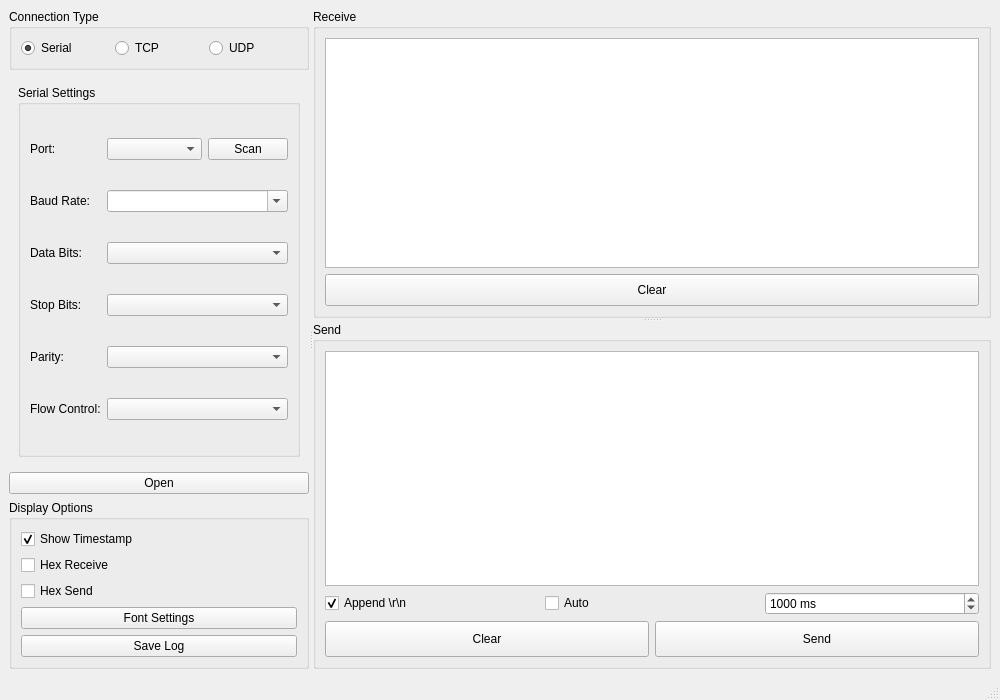
<?xml version="1.0" encoding="UTF-8"?>
<ui version="4.0">
 <class>MainWindow</class>
 <widget class="QMainWindow" name="MainWindow">
  <property name="geometry">
   <rect>
    <x>0</x>
    <y>0</y>
    <width>1000</width>
    <height>700</height>
   </rect>
  </property>
  <property name="windowTitle">
   <string>QCOM - Serial &amp; Network Assistant</string>
  </property>
  <widget class="QWidget" name="centralwidget">
   <layout class="QVBoxLayout" name="verticalLayout">
    <property name="spacing">
     <number>6</number>
    </property>
    <property name="leftMargin">
     <number>9</number>
    </property>
    <property name="topMargin">
     <number>9</number>
    </property>
    <property name="rightMargin">
     <number>9</number>
    </property>
    <property name="bottomMargin">
     <number>9</number>
    </property>
    <item>
     <widget class="QSplitter" name="splitter">
      <property name="orientation">
       <enum>Qt::Horizontal</enum>
      </property>
      <widget class="QWidget" name="leftWidget">
       <property name="sizePolicy">
        <sizepolicy hsizetype="Fixed" vsizetype="Preferred">
         <horstretch>0</horstretch>
         <verstretch>0</verstretch>
        </sizepolicy>
       </property>
       <property name="minimumSize">
        <size>
         <width>250</width>
         <height>0</height>
        </size>
       </property>
       <property name="maximumSize">
        <size>
         <width>300</width>
         <height>16777215</height>
        </size>
       </property>
       <layout class="QVBoxLayout" name="leftLayout">
        <property name="spacing">
         <number>6</number>
        </property>
        <property name="leftMargin">
         <number>0</number>
        </property>
        <property name="topMargin">
         <number>0</number>
        </property>
        <property name="rightMargin">
         <number>0</number>
        </property>
        <property name="bottomMargin">
         <number>0</number>
        </property>
        <item>
         <widget class="QGroupBox" name="gbConnectionType">
          <property name="title">
           <string>Connection Type</string>
          </property>
          <layout class="QHBoxLayout" name="horizontalLayout">
           <item>
            <widget class="QRadioButton" name="rbSerial">
             <property name="text">
              <string>Serial</string>
             </property>
             <property name="checked">
              <bool>true</bool>
             </property>
            </widget>
           </item>
           <item>
            <widget class="QRadioButton" name="rbTcp">
             <property name="text">
              <string>TCP</string>
             </property>
            </widget>
           </item>
           <item>
            <widget class="QRadioButton" name="rbUdp">
             <property name="text">
              <string>UDP</string>
             </property>
            </widget>
           </item>
          </layout>
         </widget>
        </item>
        <item>
         <widget class="QStackedWidget" name="stackedWidget">
          <property name="currentIndex">
           <number>0</number>
          </property>
          <widget class="QWidget" name="pageSerial">
           <layout class="QVBoxLayout" name="verticalLayout_2">
            <item>
             <widget class="QGroupBox" name="gbSerialSettings">
              <property name="title">
               <string>Serial Settings</string>
              </property>
              <layout class="QGridLayout" name="gridLayout">
               <item row="0" column="0">
                <widget class="QLabel" name="label">
                 <property name="text">
                  <string>Port:</string>
                 </property>
                </widget>
               </item>
               <item row="0" column="1">
                <widget class="QComboBox" name="cbSerialPort">
                 <property name="sizePolicy">
                  <sizepolicy hsizetype="Expanding" vsizetype="Fixed">
                   <horstretch>0</horstretch>
                   <verstretch>0</verstretch>
                  </sizepolicy>
                 </property>
                </widget>
               </item>
               <item row="0" column="2">
                <widget class="QPushButton" name="btnScanSerial">
                 <property name="text">
                  <string>Scan</string>
                 </property>
                </widget>
               </item>
               <item row="1" column="0">
                <widget class="QLabel" name="label_2">
                 <property name="text">
                  <string>Baud Rate:</string>
                 </property>
                </widget>
               </item>
               <item row="1" column="1" colspan="2">
                <widget class="QComboBox" name="cbBaudRate">
                 <property name="editable">
                  <bool>true</bool>
                 </property>
                </widget>
               </item>
               <item row="2" column="0">
                <widget class="QLabel" name="label_3">
                 <property name="text">
                  <string>Data Bits:</string>
                 </property>
                </widget>
               </item>
               <item row="2" column="1" colspan="2">
                <widget class="QComboBox" name="cbDataBits"/>
               </item>
               <item row="3" column="0">
                <widget class="QLabel" name="label_4">
                 <property name="text">
                  <string>Stop Bits:</string>
                 </property>
                </widget>
               </item>
               <item row="3" column="1" colspan="2">
                <widget class="QComboBox" name="cbStopBits"/>
               </item>
               <item row="4" column="0">
                <widget class="QLabel" name="label_5">
                 <property name="text">
                  <string>Parity:</string>
                 </property>
                </widget>
               </item>
               <item row="4" column="1" colspan="2">
                <widget class="QComboBox" name="cbParity"/>
               </item>
               <item row="5" column="0">
                <widget class="QLabel" name="label_6">
                 <property name="text">
                  <string>Flow Control:</string>
                 </property>
                </widget>
               </item>
               <item row="5" column="1" colspan="2">
                <widget class="QComboBox" name="cbFlowControl"/>
               </item>
              </layout>
             </widget>
            </item>
           </layout>
          </widget>
          <widget class="QWidget" name="pageTcp">
           <layout class="QVBoxLayout" name="verticalLayout_3">
            <item>
             <widget class="QGroupBox" name="gbTcpSettings">
              <property name="title">
               <string>TCP Settings</string>
              </property>
              <layout class="QGridLayout" name="gridLayout_2">
               <item row="0" column="0">
                <widget class="QLabel" name="label_tcpMode">
                 <property name="text">
                  <string>Mode:</string>
                 </property>
                </widget>
               </item>
               <item row="0" column="1" colspan="2">
                <widget class="QComboBox" name="cbTcpMode">
                 <item>
                  <property name="text">
                   <string>Client</string>
                  </property>
                 </item>
                 <item>
                  <property name="text">
                   <string>Server</string>
                  </property>
                 </item>
                </widget>
               </item>
               <item row="1" column="0">
                <widget class="QLabel" name="label_tcpIP">
                 <property name="text">
                  <string>Server IP:</string>
                 </property>
                </widget>
               </item>
               <item row="1" column="1" colspan="2">
                <widget class="QLineEdit" name="leTcpIP">
                 <property name="text">
                  <string>127.0.0.1</string>
                 </property>
                </widget>
               </item>
               <item row="2" column="0">
                <widget class="QLabel" name="label_tcpPort">
                 <property name="text">
                  <string>Port:</string>
                 </property>
                </widget>
               </item>
               <item row="2" column="1" colspan="2">
                <widget class="QLineEdit" name="leTcpPort">
                 <property name="text">
                  <string>8080</string>
                 </property>
                </widget>
               </item>
              </layout>
             </widget>
            </item>
           </layout>
          </widget>
          <widget class="QWidget" name="pageUdp">
           <layout class="QVBoxLayout" name="verticalLayout_5">
            <item>
             <widget class="QGroupBox" name="gbUdpSettings">
              <property name="title">
               <string>UDP Settings</string>
              </property>
              <layout class="QGridLayout" name="gridLayout_4">
               <item row="0" column="0">
                <widget class="QLabel" name="label_10">
                 <property name="text">
                  <string>Local IP:</string>
                 </property>
                </widget>
               </item>
               <item row="0" column="1">
                <widget class="QLineEdit" name="leUdpLocalIP">
                 <property name="text">
                  <string>0.0.0.0</string>
                 </property>
                </widget>
               </item>
               <item row="1" column="0">
                <widget class="QLabel" name="label_11">
                 <property name="text">
                  <string>Local Port:</string>
                 </property>
                </widget>
               </item>
               <item row="1" column="1">
                <widget class="QLineEdit" name="leUdpLocalPort">
                 <property name="text">
                  <string>8080</string>
                 </property>
                </widget>
               </item>
               <item row="2" column="0">
                <widget class="QLabel" name="label_12">
                 <property name="text">
                  <string>Remote IP:</string>
                 </property>
                </widget>
               </item>
               <item row="2" column="1">
                <widget class="QLineEdit" name="leUdpRemoteIP">
                 <property name="text">
                  <string>127.0.0.1</string>
                 </property>
                </widget>
               </item>
               <item row="3" column="0">
                <widget class="QLabel" name="label_13">
                 <property name="text">
                  <string>Remote Port:</string>
                 </property>
                </widget>
               </item>
               <item row="3" column="1">
                <widget class="QLineEdit" name="leUdpRemotePort">
                 <property name="text">
                  <string>8081</string>
                 </property>
                </widget>
               </item>
              </layout>
             </widget>
            </item>
           </layout>
          </widget>
         </widget>
        </item>
        <item>
         <widget class="QPushButton" name="btnConnect">
          <property name="text">
           <string>Open</string>
          </property>
          <property name="checkable">
           <bool>false</bool>
          </property>
         </widget>
        </item>
        <item>
         <widget class="QGroupBox" name="gbDisplayOptions">
          <property name="title">
           <string>Display Options</string>
          </property>
          <layout class="QVBoxLayout" name="verticalLayout_6">
           <item>
            <widget class="QCheckBox" name="chkTimestamp">
             <property name="text">
              <string>Show Timestamp</string>
             </property>
             <property name="checked">
              <bool>true</bool>
             </property>
            </widget>
           </item>
           <item>
            <widget class="QCheckBox" name="chkHexRecv">
             <property name="text">
              <string>Hex Receive</string>
             </property>
            </widget>
           </item>
           <item>
            <widget class="QCheckBox" name="chkHexSend">
             <property name="text">
              <string>Hex Send</string>
             </property>
            </widget>
           </item>
           <item>
            <widget class="QPushButton" name="btnFont">
             <property name="text">
              <string>Font Settings</string>
             </property>
            </widget>
           </item>
           <item>
            <widget class="QPushButton" name="btnSave">
             <property name="text">
              <string>Save Log</string>
             </property>
            </widget>
           </item>
          </layout>
         </widget>
        </item>
       </layout>
      </widget>
      <widget class="QWidget" name="rightWidget">
       <layout class="QVBoxLayout" name="rightLayout">
        <property name="spacing">
         <number>0</number>
        </property>
        <property name="leftMargin">
         <number>0</number>
        </property>
        <property name="topMargin">
         <number>0</number>
        </property>
        <property name="rightMargin">
         <number>0</number>
        </property>
        <property name="bottomMargin">
         <number>0</number>
        </property>
        <item>
         <widget class="QSplitter" name="splitterRecvSend">
          <property name="orientation">
           <enum>Qt::Vertical</enum>
          </property>
          <widget class="QGroupBox" name="gbReceive">
           <property name="title">
            <string>Receive</string>
           </property>
           <layout class="QVBoxLayout" name="verticalLayout_7">
            <item>
             <widget class="QTextEdit" name="teRecv">
              <property name="readOnly">
               <bool>true</bool>
              </property>
             </widget>
            </item>
            <item>
             <widget class="QPushButton" name="btnClearRecv">
              <property name="minimumSize">
               <size>
                <width>0</width>
                <height>32</height>
               </size>
              </property>
              <property name="text">
               <string>Clear</string>
              </property>
             </widget>
            </item>
           </layout>
          </widget>
          <widget class="QGroupBox" name="gbSend">
           <property name="title">
            <string>Send</string>
           </property>
           <layout class="QVBoxLayout" name="verticalLayout_8">
            <item>
             <widget class="QTextEdit" name="teSend"/>
            </item>
            <item>
             <layout class="QHBoxLayout" name="horizontalLayout_2">
              <item>
               <widget class="QCheckBox" name="chkAppendNewline">
                <property name="text">
                 <string>Append \r\n</string>
                </property>
                <property name="checked">
                 <bool>true</bool>
                </property>
               </widget>
              </item>
              <item>
               <widget class="QCheckBox" name="chkAutoSend">
                <property name="text">
                 <string>Auto</string>
                </property>
               </widget>
              </item>
              <item>
               <widget class="QSpinBox" name="sbAutoSendInterval">
                <property name="suffix">
                 <string> ms</string>
                </property>
                <property name="minimum">
                 <number>100</number>
                </property>
                <property name="maximum">
                 <number>60000</number>
                </property>
                <property name="value">
                 <number>1000</number>
                </property>
               </widget>
              </item>
             </layout>
            </item>
            <item>
             <layout class="QHBoxLayout" name="horizontalLayout_3">
              <item>
               <widget class="QPushButton" name="btnClearSend">
                <property name="minimumSize">
                 <size>
                  <width>0</width>
                  <height>36</height>
                 </size>
                </property>
                <property name="text">
                 <string>Clear</string>
                </property>
               </widget>
              </item>
              <item>
               <widget class="QPushButton" name="btnSend">
                <property name="minimumSize">
                 <size>
                  <width>0</width>
                  <height>36</height>
                 </size>
                </property>
                <property name="text">
                 <string>Send</string>
                </property>
               </widget>
              </item>
             </layout>
            </item>
           </layout>
          </widget>
         </widget>
        </item>
       </layout>
      </widget>
     </widget>
    </item>
   </layout>
  </widget>
  <widget class="QMenuBar" name="menubar">
   <property name="geometry">
    <rect>
     <x>0</x>
     <y>0</y>
     <width>1000</width>
     <height>24</height>
    </rect>
   </property>
  </widget>
  <widget class="QStatusBar" name="statusbar"/>
 </widget>
 <resources/>
 <connections/>
</ui>
